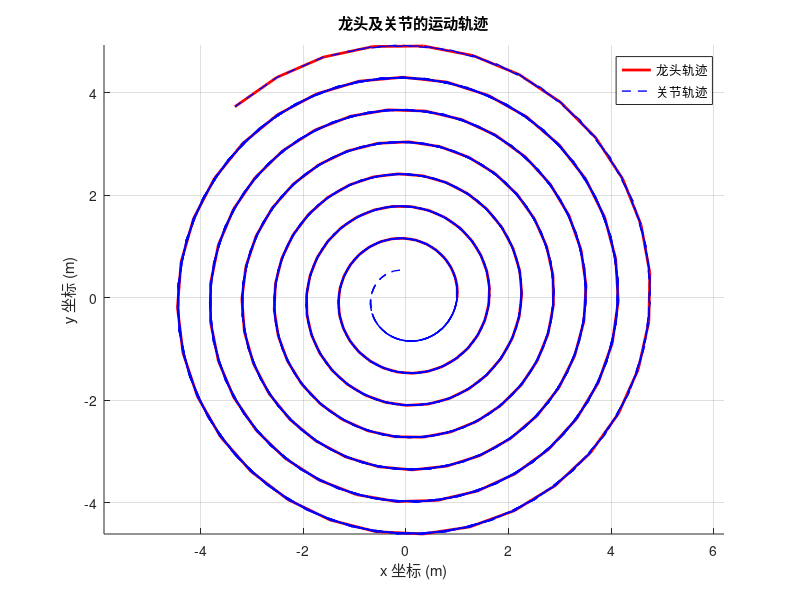
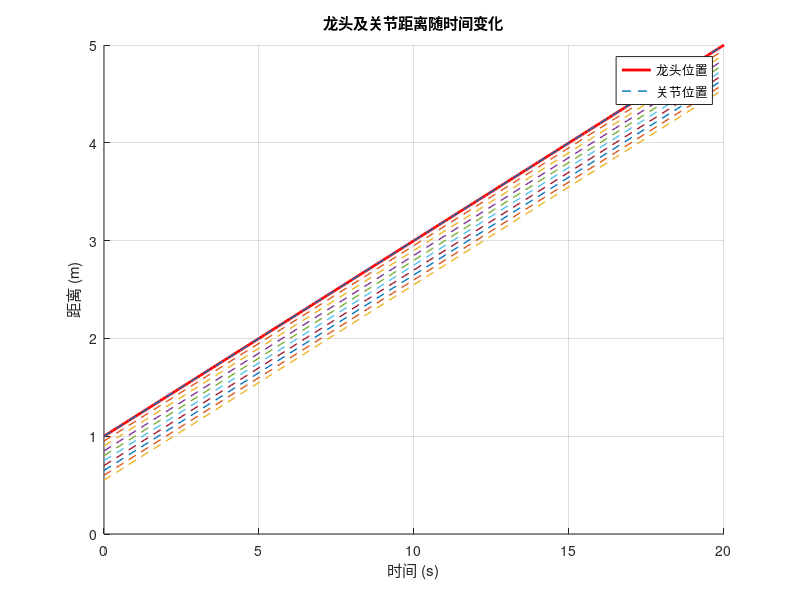

The MATLAB script that drew these images, in order:
% 2024年全国大学生数学建模竞赛A题
% 问题一：板凳龙的运动学模型 - 龙头沿螺线运动，关节位置的计算

clear;
clc;
close all;

% 参数设定
v = 2; % 龙头的速度 (常数) 单位: m/s
a = 0.1; % 螺线的半径变化率 (m/rad)
r0 = 1; % 初始半径 (m)
d = 0.5; % 每个关节之间的距离 (m)
num_joints = 10; % 龙身关节数量
t_total = 20; % 总时间 (秒)
dt = 0.1; % 时间步长 (秒)
theta0 = 0; % 初始角度 (rad)

% 时间序列
t = 0:dt:t_total; % 从0秒到t_total秒，步长为dt
num_steps = length(t); % 时间步数量

% 初始化位置数组
x_head = zeros(1, num_steps);
y_head = zeros(1, num_steps);
x_joints = zeros(num_joints, num_steps);
y_joints = zeros(num_joints, num_steps);

% 龙头位置计算（沿螺线运动）
for i = 1:num_steps
    theta = theta0 + v * t(i); % 根据时间计算龙头当前角度
    r = r0 + a * theta; % 根据螺线方程计算半径
    x_head(i) = r * cos(theta); % 计算龙头在直角坐标系中的x坐标
    y_head(i) = r * sin(theta); % 计算龙头在直角坐标系中的y坐标
end

% 关节位置计算
for j = 1:num_joints
    for i = 1:num_steps
        offset_angle = theta0 + v * t(i) - (j-1) * (d / r0); % 偏移角度
        r = r0 + a * offset_angle; % 偏移角度对应的半径
        x_joints(j, i) = r * cos(offset_angle); % 计算每个关节的x坐标
        y_joints(j, i) = r * sin(offset_angle); % 计算每个关节的y坐标
    end
end

% 可视化
figure;
hold on;
plot(x_head, y_head, 'r', 'LineWidth', 2); % 绘制龙头的运动轨迹
for j = 1:num_joints
    plot(x_joints(j, :), y_joints(j, :), 'b--', 'LineWidth', 1); % 绘制每个关节的轨迹
end
legend('龙头轨迹', '关节轨迹');
xlabel('x 坐标 (m)');
ylabel('y 坐标 (m)');
title('龙头及关节的运动轨迹');
axis equal;
grid on;

% 可视化关节和龙头的位置随时间变化
figure;
hold on;
plot(t, sqrt(x_head.^2 + y_head.^2), 'r', 'LineWidth', 2); % 龙头的位置随时间变化
for j = 1:num_joints
    plot(t, sqrt(x_joints(j, :).^2 + y_joints(j, :).^2), '--', 'LineWidth', 1); % 关节的位置随时间变化
end
legend('龙头位置', '关节位置');
xlabel('时间 (s)');
ylabel('距离 (m)');
title('龙头及关节距离随时间变化');
grid on;
